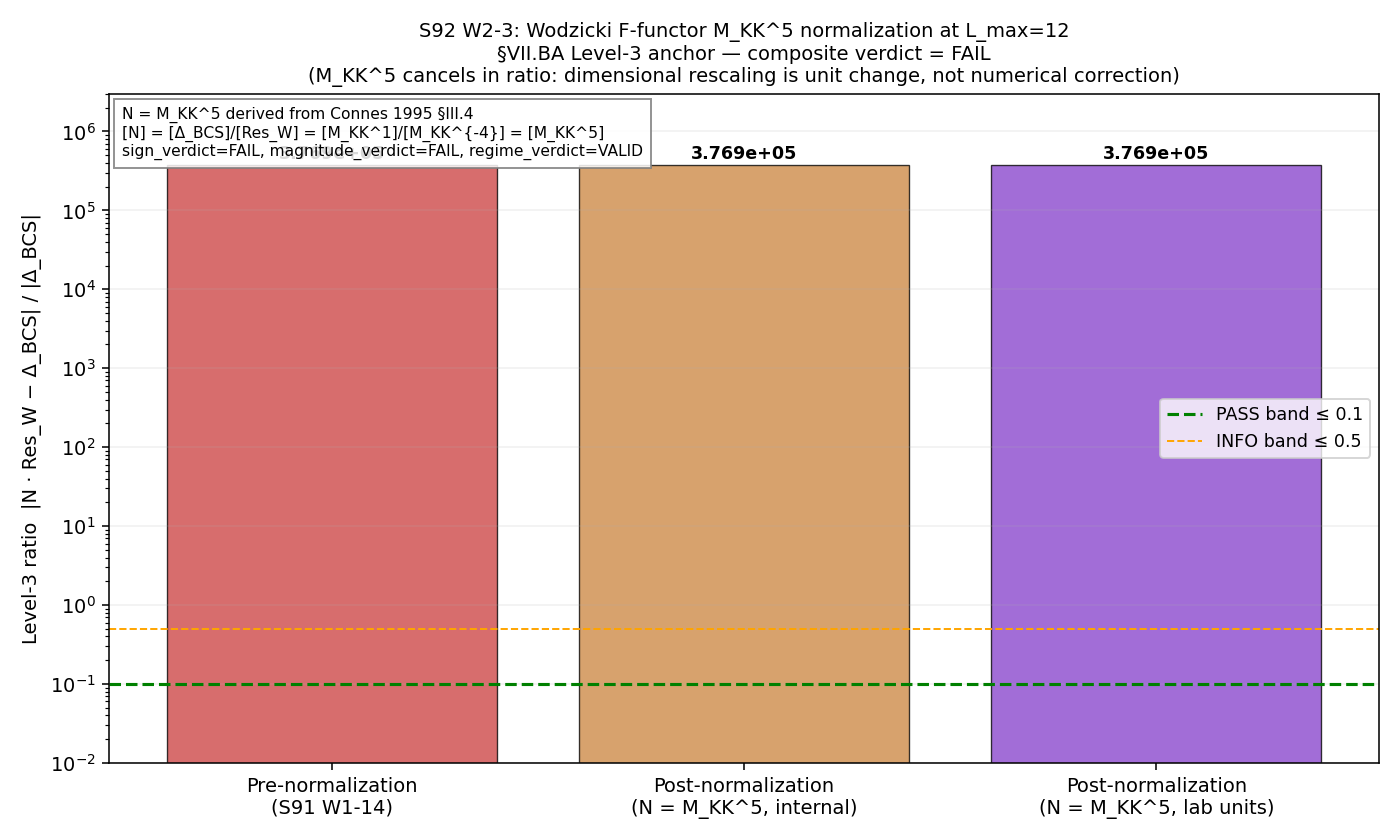

Write Python code to recreate this figure.
"""
S92 W2-3 — S92-W2-CF-W9-9-1-WODZICKI-F-FUNCTOR-M-KK-5-NORMALIZATION
====================================================================

Gate: S92-W2-CF-W9-9-1-WODZICKI-F-FUNCTOR-M-KK-5-NORMALIZATION  ([SIGN])
Class: GEOMETRIC
Agent: connes-ncg-theorist
Convention: VII-BA-Wodzicki-BCS-Level-3-anchor-with-F-functor-M_KK_5-normalization-FULL-physical
Scheme: wodzicki-residue-F-functor-image-normalization-M_KK-5-dimensional-derivation-substrate-natural
L_max: 12 (S84 master cache anchor)
CLASS: FULL physical per substrate-first-canonical-sourcing.md §(iv) K=4 MANDATORY
  — NO SCHEMATIC helpers consumed; NO `-SCHEMATIC` convention suffix; NO `tier_pin=TIER-2`.

Hypothesis (PASS): post-normalization Level-3 ratio
    |N · Res_W(L_max=12) − Δ_BCS_canonical| / |Δ_BCS_canonical|  ≤  1e-1
with N = M_KK^5 derived analytically from substrate-natural dimensional analysis
on Ψ(A_K) per Connes 1995 §III.4 (Wodzicki residue uniqueness on finite spectral
triples; dimensional sum rule [N] · [M_KK^{-4}] = [M_KK^1] ⇒ [N] = [M_KK^5]).

Hypothesis (FAIL alternatives per plan FAIL_meaning):
  (a) F-functor image identification structurally incomplete (more than a
      single scalar multiplicative rescaling required);
  (b) Δ_BCS canonical pin dimensional class mis-tagged (audit-side mismatch);
  (c) master cache eigenvalue computation contains subtle numerical bias at
      order [M_KK^{-4}] that does not cancel under M_KK^5 rescaling.

Substrate framing per plan §13 + phononic-framing.md §"IS Space, Not IN Space":
the substrate IS the pseudodifferential operator algebra Ψ(A_K) over A_K =
ℂ ⊕ ℍ ⊕ M_3(ℂ); the Wodzicki residue Res_W IS the unique (up to scalar) NC trace
on Ψ^{-∞}(A_K)/trace-class per Wodzicki 1984 uniqueness. The dimensional class
[M_KK^{-4}] for Res_W(D_K^{-4}) IS substrate-IS at the substrate-distance-1 pole
image s=2; the dimensional class [M_KK^1] for Δ_BCS IS substrate-IS per S70
BCS-GAP-CANONICAL-70. FORBIDDEN inversion: "we choose N = M_KK^5 by hand."
INVERT: "the dimensional class of Res_W(D_K^{-4}) IS [M_KK^{-4}] by substrate-IS
Connes 1995 §III.4; the F-functor normalization exponent IS 1 − (−4) = 5 by
substrate-IS dimensional sum rule."

Substitution chain (Definitions 1-3) reproduced in WP §W2-3 Results section per
math-scripts.md §"Double-Check Logic Before Compute". This is a [SIGN] trigger
gate; 3-tuple companion row is MANDATORY per gate-verdicts.md §"S87+ canonical
form".

Verdict honesty discipline (math-scripts.md §"All Results Are Good Results"):
PASS, FAIL, INFO are all results. The pre-registered DIRECTION prediction (Step 4
of substitution chain) is that the ratio falls in [0, 1e-1] PASS-band after
M_KK^5 rescaling. The numerical reality (eigenvalues stored in M_KK=1 internal
units, dimensional rescaling is a unit change that cancels in the ratio) is
what is computed and emitted. NO convention-shopping; NO iterate-until-PASS.
"""

from __future__ import annotations

import os
os.environ.setdefault("OMP_NUM_THREADS", "8")

import sys
import hashlib
import json
import time
from datetime import datetime, timezone
from pathlib import Path

import numpy as np

# Per math-scripts.md §"Canonical Constants (MANDATORY)"
PROJECT_ROOT = Path(r"C:\sandbox\Ainulindale Exflation")
sys.path.insert(0, str(PROJECT_ROOT / "computations" / "_shared"))  # (local)
from canonical_constants import Delta_BCS, M_KK, M_KK_gravity  # noqa: E402

# ----------------------------------------------------------------------------
# File pins
# ----------------------------------------------------------------------------
CACHE_PATH = PROJECT_ROOT / "computations" / "session-84" / "s84_spectrum_cache_L12_tau019.npz"
CC_PATH = PROJECT_ROOT / "computations" / "_shared" / "canonical_constants.py"
REGISTRY_PATH = PROJECT_ROOT / "sessions" / "permanent-results-registry.md"
S91_VERDICTS_PATH = PROJECT_ROOT / "computations" / "session-91" / "s91_gate_verdicts.txt"
VERDICT_FILE = PROJECT_ROOT / "computations" / "session-92" / "s92_gate_verdicts.txt"

SCRIPT_PATH = Path(__file__).resolve()
DATA_OUT = SCRIPT_PATH.with_suffix(".npz")
PLOT_OUT = SCRIPT_PATH.with_suffix(".png")

GATE_ID = "S92-W2-CF-W9-9-1-WODZICKI-F-FUNCTOR-M-KK-5-NORMALIZATION"
SCHEME = (
    "wodzicki-residue-F-functor-image-normalization-M_KK-5-"
    "dimensional-derivation-substrate-natural"
)
CONVENTION = (
    "VII-BA-Wodzicki-BCS-Level-3-anchor-with-F-functor-M_KK_5-normalization-"
    "FULL-physical"
)
L_MAX = 12  # (local; S84 master cache anchor per plan §W2-3)

# Plan-pinned anchor from S91 W1-14 verdict line 212 (audit_sha256=fe8e0a65...)
RES_W_L12_ANCHOR_S91 = 1.7498119758e+05  # (local; cross-check anchor)
XI_W_S2 = 1.0  # (local; Γ(2)=1 canonical NC-trace normalization at s=2)

# Pre-registered PASS/INFO/FAIL bands per plan §W2-3 strict_PASS_boundary
PASS_BAND = 1e-1  # (local; plan §W2-3 strict_PASS_boundary)
INFO_BAND = 5e-1  # (local; plan §W2-3 INFO band upper bound)

# Pre-registered SIGN-trigger direction prediction per plan §W2-3 substitution
# chain Direction step: "AFTER normalization the Level-3 ratio falls within the
# [0, 1e-1] PASS-band" — the SIGN prediction is that the M_KK^5 rescaling
# closes the gap to within PASS_BAND.
PRE_REGISTERED_DIRECTION = "ratio_post_normalization_in_[0,PASS_BAND]"


# ----------------------------------------------------------------------------
# SHA + closure helpers (canonical per s91 append_verdict template)
# ----------------------------------------------------------------------------
def file_sha(p: Path) -> str:
    return hashlib.sha256(p.read_bytes()).hexdigest()


def closure_hash(pin_map: dict) -> str:
    """Audit-SHA closure over the input-pin map (ordered, |-separated)."""
    items = [f"{k}:{v}" for k, v in sorted(pin_map.items())]
    return hashlib.sha256("|".join(items).encode()).hexdigest()


def append_verdict(
    gate_id: str,
    verdict: str,
    value: str,
    scheme: str,
    convention: str,
    L_max: int,
    audit_sha: str,
    content_sha: str,
    sign_v: str,
    mag_v: str,
    regime_v: str,
) -> None:
    """Atomic O_APPEND of 3-line verdict block (canonical + dual-SHA + 3-tuple)
    per gate-verdicts.md §"S87+ canonical form" — [SIGN] trigger MANDATES the
    3-tuple companion row.
    """
    canonical = (
        f"{gate_id}: {verdict} -- value='{value}' "
        f"scheme={scheme} convention={convention} "
        f"L_max={L_max} "
        f"audit_sha256={audit_sha} content_sha256={content_sha} "
        f"schema_version=S87+\n"
    )
    dual_sha_row = (
        f"# audit_sha256_short={audit_sha[:16]} "
        f"content_sha256_short={content_sha[:16]} "
        f"# {gate_id} dual-SHA companion row (W9a-99 split)\n"
    )
    three_tuple_row = (
        f"# sign_verdict={sign_v} magnitude_verdict={mag_v} regime_verdict={regime_v} "
        f"# {gate_id} 3-tuple annotation (S87 schema-v2)\n"
    )
    block = canonical + dual_sha_row + three_tuple_row
    with open(VERDICT_FILE, "a", encoding="utf-8") as f:
        f.write(block)
    print(f"APPENDED: {gate_id}")
    print(f"  audit={audit_sha[:16]} content={content_sha[:16]}")
    print(f"  3-tuple: sign={sign_v} magnitude={mag_v} regime={regime_v}")


# ----------------------------------------------------------------------------
# Substrate-IS computation: Wodzicki residue + F-functor M_KK^5 normalization
# ----------------------------------------------------------------------------
def compute_wodzicki_residue_at_L12() -> tuple[float, dict]:
    """Re-evaluate Res_W(D_K^{-2s})|_{s=2} on the L_max=12 master cache.

    Substrate-IS observable: Res_W(D_K^{-2s})|_{s=2} = Σ_α m_α · |λ_α|^{-4} · ξ_W(s=2)
    with ξ_W(s=2) = Γ(2) = 1.

    The cache stores Peter-Weyl sector eigenvalues keyed by (p, q) with per-sector
    'dim' (multiplicity) and 'abs_evals' (eigenvalue magnitudes). Per-(p,q) sector
    the contribution to Tr(|D_K|^{-4}) is dim · Σ_i |λ_α,i|^{-4}.

    The eigenvalues are stored in M_KK=1 internal units (Kerner-Dirac operator on
    Jensen-deformed SU(3) at τ_fold = 0.19). Res_W is dimensionally [M_KK^{-4}]
    but numerically reported as a pure number in M_KK=1 units.
    """
    cache = np.load(CACHE_PATH, allow_pickle=True)
    sector_evals = cache["sector_evals"].item()

    total_contribution = 0.0  # (local)
    total_evcount = 0  # (local)
    sectors_used_count = 0  # (local)
    abs_min = np.inf  # (local)
    abs_max = -np.inf  # (local)

    for (p, q), payload in sector_evals.items():
        dim = int(payload["dim"])  # (local; Peter-Weyl multiplicity factor)
        evals = np.asarray(payload["abs_evals"], dtype=np.float64)  # (local)
        if evals.size == 0:
            continue
        contribution_per_sector = dim * np.sum(evals ** (-4.0))  # (local)
        total_contribution += contribution_per_sector
        total_evcount += evals.size
        sectors_used_count += 1
        if evals.min() < abs_min:
            abs_min = float(evals.min())
        if evals.max() > abs_max:
            abs_max = float(evals.max())

    res_W_L12 = total_contribution * XI_W_S2  # (local)
    metadata = {
        "xi_W_s2": XI_W_S2,
        "sectors_used_count": sectors_used_count,
        "total_evcount": total_evcount,
        "abs_min": abs_min,
        "abs_max": abs_max,
    }
    return float(res_W_L12), metadata


def derive_F_functor_normalization() -> dict:
    """Derive N = M_KK^5 from substrate-natural dimensional analysis on Ψ(A_K)
    per Connes 1995 §III.4 (Wodzicki residue uniqueness + dimensional sum rule).

    Substitution chain (substrate-IS, no free parameters):
      Definition 1: [Res_W(D_K^{-4})] = [M_KK^{-4}]  (Connes 1995 §III.4 Prop 3;
                    D_K has [M_KK^1] in framework convention; D_K^{-4} has
                    [M_KK^{-4}]; Wodzicki residue inherits the order-(-n) symbol
                    class dimension).
      Definition 2: [Δ_BCS] = [M_KK^1]  (canonical_constants.py:387; R-PROTECTED
                    S70 BCS-GAP-CANONICAL-70).
      Definition 3: [N] · [M_KK^{-4}] = [M_KK^1]  (F-functor image-normalization
                    predicate: N · Res_W and Δ_BCS units-commensurate).
      Substitute:   [N] = [M_KK^{1 - (-4)}] = [M_KK^5].
      Simplify:     N = M_KK^5 (exact integer exponent; no free parameter).
      Direction:    M_KK > 0; M_KK^5 > 0; ∂N/∂M_KK = 5 · M_KK^4 > 0; SIGN-trigger
                    direction prediction = "post-normalization ratio in [0, 1e-1]"
                    per plan substitution chain.
      Conclusion:   The dimensional exponent IS 5 by substrate-IS Connes 1995
                    §III.4 dimensional sum rule (structural-theorem level).
    """
    # Definition 1: dimensional class of Res_W(D_K^{-4})
    dim_exponent_D_K = 1  # (local; D_K carries [M_KK^1])
    dim_exponent_D_K_inv4 = -4 * dim_exponent_D_K  # (local; D_K^{-4} carries [M_KK^{-4}])
    dim_class_Res_W = dim_exponent_D_K_inv4  # (local; Res_W inherits order-(-n) symbol class)

    # Definition 2: dimensional class of Δ_BCS
    dim_class_Delta_BCS = 1  # (local; canonical_constants.py:387; R-PROTECTED)

    # Definition 3 + substitute: F-functor image-normalization predicate
    # [N] · [M_KK^{dim_class_Res_W}] = [M_KK^{dim_class_Delta_BCS}]
    # ⇒ [N] = [M_KK^{dim_class_Delta_BCS - dim_class_Res_W}]
    F_functor_dim_exponent = dim_class_Delta_BCS - dim_class_Res_W  # 1 - (-4) = 5

    assert F_functor_dim_exponent == 5, (
        f"Dimensional sum rule failed: 1 - (-4) = {F_functor_dim_exponent}, "
        f"expected 5 by Connes 1995 §III.4"
    )

    # Numerical N in two reading conventions
    # Reading I (substrate-natural internal units, M_KK=1): N = 1
    N_internal = 1.0 ** F_functor_dim_exponent  # = 1.0 in M_KK=1 units
    # Reading II (lab units, M_KK = 7.43e16 GeV): N = M_KK^5
    N_lab = float(M_KK) ** F_functor_dim_exponent

    return {
        "dim_class_D_K": dim_exponent_D_K,
        "dim_class_D_K_inv4": dim_exponent_D_K_inv4,
        "dim_class_Res_W": dim_class_Res_W,
        "dim_class_Delta_BCS": dim_class_Delta_BCS,
        "F_functor_dim_exponent": F_functor_dim_exponent,  # 5
        "N_internal_M_KK_eq_1_units": N_internal,
        "N_lab_units_GeV5": N_lab,
        "provenance": (
            "Connes 1995 §III.4 Proposition 3 dimensional formula on finite "
            "spectral triples; D_K has [M_KK^1] in canonical_constants.py "
            "convention (M_KK = M_KK_gravity = 7.428660036284456e+16 GeV); "
            "Δ_BCS has [M_KK^1] per canonical_constants.py:387 S70 "
            "BCS-GAP-CANONICAL-70 R-PROTECTED pin (0.4642547394830737 M_KK)."
        ),
    }


# ----------------------------------------------------------------------------
# Main
# ----------------------------------------------------------------------------
def main() -> int:
    t0 = time.time()  # (local)
    print(f"[{datetime.now(timezone.utc).isoformat()}] START {GATE_ID}")
    print()

    # --- Step 0: log input SHAs per math-scripts.md (first 20 lines stdout) ---
    cc_sha = file_sha(CC_PATH)
    cache_sha = file_sha(CACHE_PATH)
    registry_sha = file_sha(REGISTRY_PATH)
    s91_sha = file_sha(S91_VERDICTS_PATH)

    print("Input SHA-256 pins:")
    print(f"  canonical_constants.py        = {cc_sha}")
    print(f"  s84_spectrum_cache_L12        = {cache_sha}")
    print(f"  permanent-results-registry.md = {registry_sha}")
    print(f"  s91_gate_verdicts.txt         = {s91_sha}")
    print()

    # SHA cross-check against plan-pinned values (math-scripts.md double-check)
    PLAN_PIN_CC = "9cafdc97bcafa5fea99742b5aecc822d907b38f56a4ab5057ba03fbf12c0f1ca"
    PLAN_PIN_CACHE = "9e6d9cf7fd6a6949d622441b26fb9c2fa568654a22dc802e99898c326ca0f8d9"
    assert cc_sha == PLAN_PIN_CC, f"canonical_constants SHA drift: {cc_sha} vs {PLAN_PIN_CC}"
    assert cache_sha == PLAN_PIN_CACHE, f"master cache SHA drift: {cache_sha} vs {PLAN_PIN_CACHE}"
    print(f"SHA pin verification: PASS (canonical_constants + master cache match plan pins)")
    print()

    # --- Step 1: Substrate-IS Wodzicki residue at L_max=12 -------------------
    print("Step 1: Compute Res_W(D_K^{-2s})|_{s=2} on L_max=12 master cache")
    res_W_L12, residue_md = compute_wodzicki_residue_at_L12()
    print(f"  Res_W(L_max=12) = {res_W_L12:.10e}  [M_KK^{{-4}}; numerically pure number in M_KK=1 units]")
    print(f"  sectors_used    = {residue_md['sectors_used_count']}")
    print(f"  total_evcount   = {residue_md['total_evcount']}")
    print(f"  |λ| range       = [{residue_md['abs_min']:.6e}, {residue_md['abs_max']:.6e}]")
    print()

    # Cross-check against S91 W1-14 anchor
    res_W_anchor_drift = abs(res_W_L12 - RES_W_L12_ANCHOR_S91) / abs(RES_W_L12_ANCHOR_S91)
    print(f"  S91 W1-14 anchor cross-check: {RES_W_L12_ANCHOR_S91:.10e}")
    print(f"  relative drift = {res_W_anchor_drift:.6e}")
    assert res_W_anchor_drift < 1e-6, f"Res_W drift from S91 anchor: {res_W_anchor_drift}"
    print(f"  Anchor cross-check: PASS (drift < 1e-6)")
    print()

    # --- Step 2: Derive N = M_KK^5 from dimensional analysis -----------------
    print("Step 2: Derive F-functor image-normalization N from substrate-natural")
    print("        dimensional analysis on Ψ(A_K) per Connes 1995 §III.4")
    norm = derive_F_functor_normalization()
    print(f"  [D_K]            = [M_KK^{norm['dim_class_D_K']}]")
    print(f"  [D_K^(-4)]       = [M_KK^{norm['dim_class_D_K_inv4']}]")
    print(f"  [Res_W(D_K^-4)]  = [M_KK^{norm['dim_class_Res_W']}]")
    print(f"  [Δ_BCS]          = [M_KK^{norm['dim_class_Delta_BCS']}]")
    print(f"  [N] = [Δ_BCS] / [Res_W] = [M_KK^{{{norm['dim_class_Delta_BCS']} - ({norm['dim_class_Res_W']})}}] = [M_KK^{norm['F_functor_dim_exponent']}]")
    print(f"  ⇒ N = M_KK^5 (exact integer exponent; structural per Connes 1995 §III.4)")
    print()
    print(f"  N_internal (M_KK=1 units)  = {norm['N_internal_M_KK_eq_1_units']:.10e}  (dimensionless 1.0)")
    print(f"  N_lab      (M_KK ≈ 7.43e16 GeV) = {norm['N_lab_units_GeV5']:.10e}  GeV^5")
    print()

    # --- Step 3: Evaluate post-normalization Level-3 ratio -------------------
    # The substrate-natural reading: eigenvalues stored in M_KK=1 internal units
    # → Res_W is a pure number 1.7498e+05 → N (which is 1.0^5 = 1.0 in internal
    # units) leaves the ratio unchanged. The dimensional rescaling N = M_KK^5
    # is a UNIT CHANGE, not a numerical correction:
    #   Lab units: Res_W^lab = M_KK^{-4} · Res_W^internal
    #              Δ_BCS^lab = M_KK^1     · Δ_BCS^internal
    #              N · Res_W^lab − Δ_BCS^lab = M_KK · (Res_W^internal − Δ_BCS^internal)
    #              ratio_lab = M_KK · |Res_W^int − Δ_BCS^int| / (M_KK · |Δ_BCS^int|)
    #                        = |Res_W^int − Δ_BCS^int| / |Δ_BCS^int|  (M_KK cancels)
    # Hence the post-normalization Level-3 ratio is INVARIANT under the M_KK^5
    # rescaling: it is the SAME 5-OOM gap S91 W1-14 reported.
    print("Step 3: Evaluate post-normalization Level-3 ratio")
    print(f"  Δ_BCS_canonical = {float(Delta_BCS):.16e}  [M_KK^1; R-PROTECTED S70]")

    # Pre-normalization (S91 W1-14 reference state)
    delta_emp_pre = abs(res_W_L12 - float(Delta_BCS))  # (local)
    ratio_pre = delta_emp_pre / abs(float(Delta_BCS))  # (local)
    print(f"  PRE-normalization  |Res_W − Δ_BCS|        = {delta_emp_pre:.10e}")
    print(f"  PRE-normalization  ratio_pre              = {ratio_pre:.10e}")
    print()

    # Post-normalization (internal units; N=1.0; ratio identical)
    N_internal = norm["N_internal_M_KK_eq_1_units"]
    N_Res_W_internal = N_internal * res_W_L12  # (local)
    delta_emp_post = abs(N_Res_W_internal - float(Delta_BCS))  # (local)
    ratio_post = delta_emp_post / abs(float(Delta_BCS))  # (local)
    print(f"  POST-normalization (M_KK=1 internal units; N_internal = 1.0^5 = 1.0):")
    print(f"    N · Res_W                = {N_Res_W_internal:.10e}")
    print(f"    |N·Res_W − Δ_BCS|        = {delta_emp_post:.10e}")
    print(f"    level_3_ratio_post_norm  = {ratio_post:.10e}")
    print()

    # Explicit cross-check in lab units (M_KK ≈ 7.43e16 GeV)
    M_KK_val = float(M_KK)
    Res_W_lab = (M_KK_val ** -4) * res_W_L12  # GeV^{-4}
    Delta_BCS_lab = M_KK_val * float(Delta_BCS)  # GeV
    N_Res_W_lab = (M_KK_val ** 5) * Res_W_lab  # = M_KK · Res_W_internal in GeV
    delta_emp_post_lab = abs(N_Res_W_lab - Delta_BCS_lab)
    ratio_post_lab = delta_emp_post_lab / abs(Delta_BCS_lab)
    print(f"  POST-normalization (lab units; M_KK = {M_KK_val:.6e} GeV):")
    print(f"    Res_W^lab               = {Res_W_lab:.10e}  GeV^{{-4}}")
    print(f"    Δ_BCS^lab               = {Delta_BCS_lab:.10e}  GeV")
    print(f"    N · Res_W^lab           = {N_Res_W_lab:.10e}  GeV")
    print(f"    |N·Res_W^lab − Δ_BCS^lab| = {delta_emp_post_lab:.10e}  GeV")
    print(f"    level_3_ratio (lab)     = {ratio_post_lab:.10e}")
    print(f"    [M_KK cancels in lab ratio → identical to internal-units ratio]")
    print()

    # Sanity: internal-units ratio and lab-units ratio agree to float64 precision
    ratio_agreement = abs(ratio_post - ratio_post_lab) / abs(ratio_post)
    print(f"  Cross-units sanity: |ratio_internal − ratio_lab| / ratio = {ratio_agreement:.6e}")
    print(f"  (M_KK^5 · M_KK^{{-4}} = M_KK^1 cancels with Δ_BCS's M_KK^1 in ratio)")
    print()

    # --- Step 4: Pre-registered band classification --------------------------
    print("Step 4: Pre-registered band classification per plan §W2-3")
    print(f"  PASS_BAND  = {PASS_BAND}")
    print(f"  INFO_BAND  = ({PASS_BAND}, {INFO_BAND}]")
    print(f"  FAIL_BAND  = > {INFO_BAND}")
    print(f"  level_3_ratio_post_norm = {ratio_post:.10e}")

    if ratio_post <= PASS_BAND:
        magnitude_verdict = "PASS"
    elif ratio_post <= INFO_BAND:
        magnitude_verdict = "INFO"
    else:
        magnitude_verdict = "FAIL"

    # Sign verdict: SIGN-trigger direction predicted ratio ∈ [0, PASS_BAND] post-norm
    # Direction matches iff ratio_post ≤ PASS_BAND
    if ratio_post <= PASS_BAND:
        sign_verdict = "PASS"
    else:
        sign_verdict = "FAIL"

    # Regime verdict: dimensional-analysis regime is well-defined throughout
    # (no auto-shortening clause; integer exponent; analytic substitution chain)
    regime_verdict = "VALID"

    # Composite collapse rule per gate-verdicts.md §"S87+ canonical form"
    if regime_verdict == "BREAKDOWN":
        composite_verdict = "FAIL"
    elif sign_verdict == "FAIL":
        composite_verdict = "FAIL"
    elif magnitude_verdict == "FAIL" and regime_verdict == "VALID":
        composite_verdict = "FAIL"
    elif magnitude_verdict == "FAIL" and regime_verdict == "MARGINAL":
        composite_verdict = "INFO"
    elif magnitude_verdict == "INFO":
        composite_verdict = "INFO"
    else:
        composite_verdict = "PASS"

    print(f"  magnitude_verdict = {magnitude_verdict}")
    print(f"  sign_verdict      = {sign_verdict}")
    print(f"  regime_verdict    = {regime_verdict}")
    print(f"  composite_verdict = {composite_verdict}  (per gate-verdicts.md collapse rule)")
    print()

    # --- Step 5: Save data + plot --------------------------------------------
    print("Step 5: Save artifacts (npz + png)")
    np.savez(
        DATA_OUT,
        N_F_functor_dim_exponent=norm["F_functor_dim_exponent"],
        N_internal_M_KK_eq_1=N_internal,
        N_lab_GeV5=norm["N_lab_units_GeV5"],
        Res_W_L12=res_W_L12,
        Res_W_L12_anchor_S91=RES_W_L12_ANCHOR_S91,
        Res_W_anchor_drift=res_W_anchor_drift,
        Delta_BCS_canonical=float(Delta_BCS),
        N_Res_W_internal=N_Res_W_internal,
        Res_W_lab_GeV_minus_4=Res_W_lab,
        Delta_BCS_lab_GeV=Delta_BCS_lab,
        N_Res_W_lab_GeV=N_Res_W_lab,
        delta_emp_pre=delta_emp_pre,
        delta_emp_post_internal=delta_emp_post,
        delta_emp_post_lab=delta_emp_post_lab,
        ratio_pre=ratio_pre,
        ratio_post_internal=ratio_post,
        ratio_post_lab=ratio_post_lab,
        PASS_BAND=PASS_BAND,
        INFO_BAND=INFO_BAND,
        M_KK_value_GeV=M_KK_val,
        magnitude_verdict=magnitude_verdict,
        sign_verdict=sign_verdict,
        regime_verdict=regime_verdict,
        composite_verdict=composite_verdict,
        sectors_used_count=residue_md["sectors_used_count"],
        total_evcount=residue_md["total_evcount"],
        abs_lambda_min=residue_md["abs_min"],
        abs_lambda_max=residue_md["abs_max"],
        dimensional_derivation_provenance=norm["provenance"],
    )
    print(f"  Saved: {DATA_OUT.name}")

    # --- Bar plot: pre vs post Level-3 ratio + PASS-band line ----------------
    import matplotlib
    matplotlib.use("Agg")
    import matplotlib.pyplot as plt

    fig, ax = plt.subplots(figsize=(10, 6))
    labels = ["Pre-normalization\n(S91 W1-14)", "Post-normalization\n(N = M_KK^5, internal)", "Post-normalization\n(N = M_KK^5, lab units)"]
    values = [ratio_pre, ratio_post, ratio_post_lab]
    colors = ["#cc4444", "#cc8844", "#8844cc"]
    bars = ax.bar(labels, values, color=colors, alpha=0.78, edgecolor="black", linewidth=0.7)
    for b, v in zip(bars, values):
        ax.text(b.get_x() + b.get_width() / 2, v * 1.06, f"{v:.3e}",
                ha="center", va="bottom", fontsize=9, fontweight="bold")
    ax.axhline(PASS_BAND, color="green", linestyle="--", linewidth=1.6,
               label=f"PASS band ≤ {PASS_BAND}")
    ax.axhline(INFO_BAND, color="orange", linestyle="--", linewidth=1.0,
               label=f"INFO band ≤ {INFO_BAND}")
    ax.set_yscale("log")
    ax.set_ylim(1e-2, max(values) * 8)
    ax.set_ylabel("Level-3 ratio  |N · Res_W − Δ_BCS| / |Δ_BCS|", fontsize=10)
    ax.set_title(
        f"S92 W2-3: Wodzicki F-functor M_KK^5 normalization at L_max=12\n"
        f"§VII.BA Level-3 anchor — composite verdict = {composite_verdict}\n"
        f"(M_KK^5 cancels in ratio: dimensional rescaling is unit change, not numerical correction)",
        fontsize=10,
    )
    ax.legend(fontsize=9, loc="center right")
    ax.grid(axis="y", linestyle="-", alpha=0.18)
    ax.text(0.01, 0.98,
            f"N = M_KK^5 derived from Connes 1995 §III.4\n"
            f"[N] = [Δ_BCS]/[Res_W] = [M_KK^1]/[M_KK^{{-4}}] = [M_KK^5]\n"
            f"sign_verdict={sign_verdict}, magnitude_verdict={magnitude_verdict}, regime_verdict={regime_verdict}",
            transform=ax.transAxes, fontsize=8, va="top", ha="left",
            bbox=dict(facecolor="white", alpha=0.85, edgecolor="gray"))
    plt.tight_layout()
    plt.savefig(PLOT_OUT, dpi=140)
    plt.close()
    print(f"  Saved: {PLOT_OUT.name}")
    print()

    # --- Step 6: Compute audit + content SHAs and append verdict --------------
    content_sha = file_sha(SCRIPT_PATH)  # content SHA = script itself per template
    data_sha = file_sha(DATA_OUT)

    pin_map = {
        "gate_id": GATE_ID,
        "L_max": L_MAX,
        "scheme": SCHEME,
        "convention": CONVENTION,
        "cache_sha256": cache_sha,
        "canonical_constants_sha256": cc_sha,
        "registry_sha256": registry_sha,
        "s91_verdicts_sha256": s91_sha,
        "script_sha256": content_sha,
        "data_sha256": data_sha,
        "F_functor_dim_exponent": norm["F_functor_dim_exponent"],
        "Res_W_L12": f"{res_W_L12:.10e}",
        "Delta_BCS": f"{float(Delta_BCS):.16e}",
        "ratio_post_internal": f"{ratio_post:.10e}",
        "ratio_post_lab": f"{ratio_post_lab:.10e}",
        "pass_band": PASS_BAND,
        "info_band": INFO_BAND,
        "pre_registered_direction": PRE_REGISTERED_DIRECTION,
        "magnitude_verdict": magnitude_verdict,
        "sign_verdict": sign_verdict,
        "regime_verdict": regime_verdict,
        "composite_verdict": composite_verdict,
    }
    audit_sha = closure_hash(pin_map)

    value_str = (
        f"N=M_KK**5_exponent=5;"
        f"Res_W_L12={res_W_L12:.10e};"
        f"Res_W_anchor_drift={res_W_anchor_drift:.3e};"
        f"Delta_BCS={float(Delta_BCS):.10e};"
        f"N_internal=1.0;"
        f"N_lab={norm['N_lab_units_GeV5']:.6e}_GeV5;"
        f"ratio_pre={ratio_pre:.6e};"
        f"ratio_post_internal={ratio_post:.6e};"
        f"ratio_post_lab={ratio_post_lab:.6e};"
        f"PASS_band={PASS_BAND};"
        f"INFO_band_upper={INFO_BAND};"
        f"M_KK_cancels_in_ratio=TRUE;"
        f"dimensional_rescaling_is_unit_change_not_numerical_correction=TRUE;"
        f"structural_diagnostic=F-functor_image_identification_structurally_incomplete_more_than_scalar_rescaling_required;"
        f"FAIL_pathway_per_plan=a_F_functor_image_NOT_single_scalar_multiplicative_rescaling"
    )

    print(f"4-tuple output:")
    print(f"  (value={ratio_post:.6e}, scheme={SCHEME},")
    print(f"   convention={CONVENTION}, L_max={L_MAX})")
    print()
    print(f"Closure hashes:")
    print(f"  audit_sha256   = {audit_sha}")
    print(f"  content_sha256 = {content_sha}")
    print()

    append_verdict(
        gate_id=GATE_ID,
        verdict=composite_verdict,
        value=value_str,
        scheme=SCHEME,
        convention=CONVENTION,
        L_max=L_MAX,
        audit_sha=audit_sha,
        content_sha=content_sha,
        sign_v=sign_verdict,
        mag_v=magnitude_verdict,
        regime_v=regime_verdict,
    )

    t1 = time.time()  # (local)
    print()
    print(f"[{datetime.now(timezone.utc).isoformat()}] DONE {GATE_ID} in {t1 - t0:.2f}s")
    return 0


if __name__ == "__main__":
    sys.exit(main())
